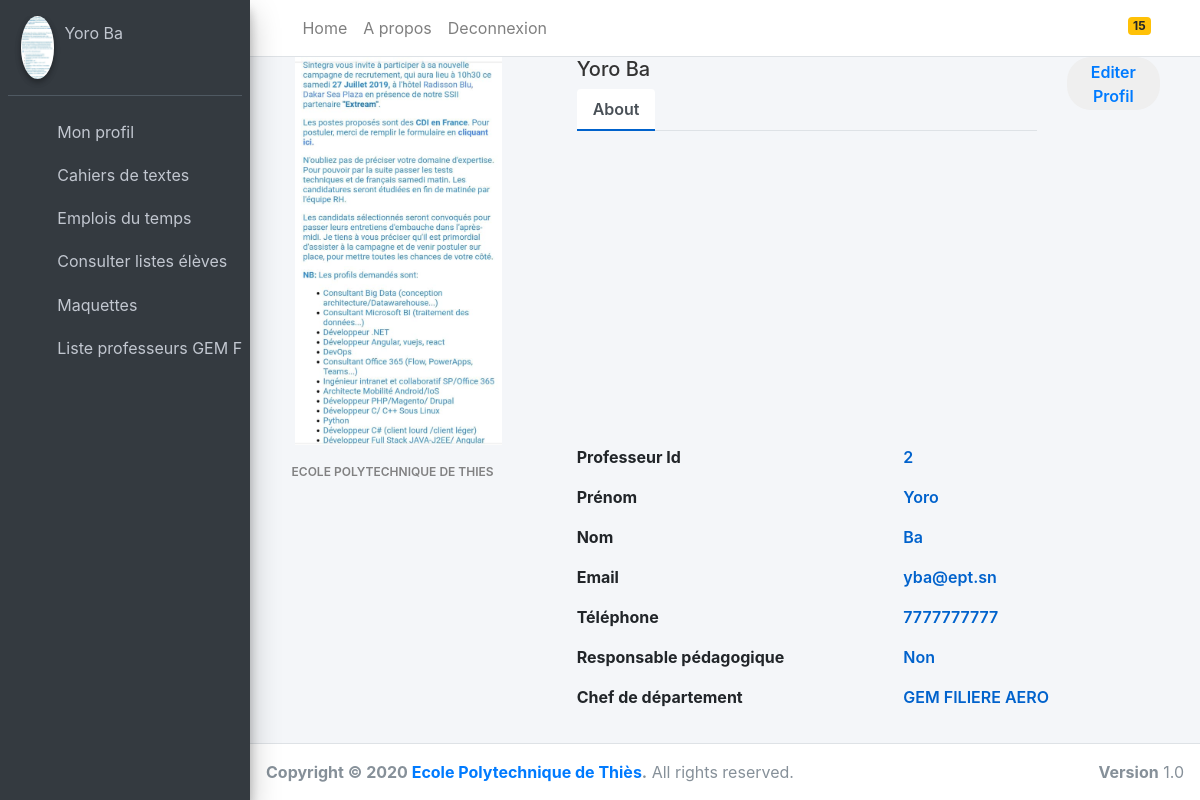
/authentification/profilProfesseur/2/, run on the app's committed database.
### authentification/models.py (models this page shows)
class Professeur(models.Model):
    prenom = models.CharField(max_length=40)
    nom = models.CharField(max_length=20)
    email = models.EmailField(unique=True, null=False)
    telephone = models.IntegerField()
    respClasse = models.CharField(default='Non', max_length=40)
    respDept = models.CharField(default='Non', max_length=40)
    genre = models.CharField(max_length=20, default='genre',null=True)
    profil = models.ImageField(upload_to="photos/",default='/media/photos/avatar1.png/')
    mot_de_passe = models.CharField(null=False, max_length=40)

class Departement(models.Model):
    nom_dept = models.CharField('nom_dept', max_length=30)
    systeme = models.CharField('nom_dept', max_length=30, default='semestriel')
    chef_dept = models.ForeignKey('Professeur',on_delete=models.CASCADE, default="1")

### authentification/views.py (the view)
# urls.py: path('profilProfesseur/<int:cle>/', views.ProfilProf, name='profilProf'),
def ProfilProf(request,cle):
	eleve = Eleve.objects.all()
	classe = Classe.objects.all()
	dept = Departement.objects.all()
	pr = Professeur.objects.get(pk=cle)
	return render(request, 'registration/profilProf.html', {'prof':pr,'dept':dept,'classe':classe,'eleve':eleve})

### authentification/Templates/registration/profilProf.html (shortened to what this page needs)
{% extends "registration/baseProf.html" %}
{% block links %}
    {% load static %}
    <link href="{% static "profil/fichierCss.css" %}" rel="stylesheet">
    <link href="{% static "profil/bootstrap.min.css" %}" rel="stylesheet" id="bootstrap-css">
{% endblock %}
{% block content %}
<div class="content-wrapper">
    <div class="row">
        <div class="col-md-4">
            <div class="profile-img">
                <img src="{{ prof.profil.url }}" alt="Image Not Found"/>
            </div>
        </div>
        <div class="col-md-6">
            <div class="profile-head">
                        <h5>
                            {{ prof.prenom }} {{ prof.nom }}
                        </h5>
                <ul class="nav nav-tabs" id="myTab" role="tablist">
                    <li class="nav-item">
                        <a class="nav-link active" id="home-tab" data-toggle="tab" href="#" role="tab" aria-controls="home" aria-selected="true">About</a>
                    </li>
                </ul>
            </div>
        </div>
        <div class="col-md-2">
            <button class="profile-edit-btn">
                <a href="#">Editer Profil</a>
            </button>
        </div>
    </div>
    <div class="row">
        <div class="col-md-4">
            <div class="profile-work">
                <p>ECOLE POLYTECHNIQUE DE THIES</p>
            </div>
        </div>
        <div class="col-md-8">
            <div class="tab-content profile-tab" id="myTabContent">
                <div class="tab-pane fade show active" id="home" role="tabpanel" aria-labelledby="home-tab">
                            <div class="row">
                                <div class="col-md-6">
                                    <label>Professeur Id</label>
                                </div>
                                <div class="col-md-6">
                                    <p>{{ prof.pk }}</p>
                                </div>
                            </div>
                            <div class="row">
                                <div class="col-md-6">
                                    <label>Prénom</label>
                                </div>
                                <div class="col-md-6">
                                    <p>{{ prof.prenom }}</p>
                                </div>
                            </div>
                            <div class="row">
                                <div class="col-md-6">
                                    <label>Nom</label>
                                </div>
                                <div class="col-md-6">
                                    <p>{{ prof.nom }}</p>
                                </div>
                            </div>
                            <div class="row">
                                <div class="col-md-6">
                                    <label>Email</label>
                                </div>
                                <div class="col-md-6">
                                    <p>{{ prof.email }}</p>
                                </div>
                            </div>
                            <div class="row">
                                <div class="col-md-6">
                                    <label>Téléphone</label>
                                </div>
                                <div class="col-md-6">
                                    <p>{{ prof.telephone }}</p>
                                </div>
                            </div>
                            <div class="row">
                                <div class="col-md-6">
                                    <label>Responsable pédagogique</label>
                                </div>
                                <div class="col-md-6">
                                    <p>{{ prof.respClasse }}</p>
                                </div>
                            </div>
                            <div class="row">
                                <div class="col-md-6">
                                    <label>Chef de département</label>
                                </div>
                                <div class="col-md-6">
                                    <p>{{ prof.respDept }}</p>
                                </div>
                            </div>
                </div>
            </div>
        </div>
    </div>
</div>
{% endblock %}

### authentification/Templates/registration/baseProf.html (shortened to what this page needs)
{% load static %}
<!DOCTYPE html>
<html>
<head>
  <link rel="stylesheet" href="{% static "dashboard/plugins/fontawesome-free/css/all.min.css" %}">
  <link rel="stylesheet" href="{% static "dashboard/ionicons.min.css" %}">
  <link rel="stylesheet" href="{% static "dashboard/plugins/tempusdominus-bootstrap-4/css/tempusdominus-bootstrap-4.min.css" %}">
  <link rel="stylesheet" href="{% static "dashboard/plugins/icheck-bootstrap/icheck-bootstrap.min.css" %}">
  <link rel="stylesheet" href="{% static "dashboard/plugins/jqvmap/jqvmap.min.css" %}">
  <link rel="stylesheet" href="{% static "dashboard/dist/css/adminlte.min.css" %}">
  <link rel="stylesheet" href="{% static "dashboard/plugins/overlayScrollbars/css/OverlayScrollbars.min.css" %}">
  <link rel="stylesheet" href="{% static "dashboard/plugins/daterangepicker/daterangepicker.css" %}">
  <link rel="stylesheet" href="{% static "dashboard/plugins/summernote/summernote-bs4.css" %}">
  <link rel="stylesheet" href="{% static "dashboard/cameïrou.css" %}">
  {% block links %}{% endblock %}
</head>
<body class="hold-transition sidebar-mini layout-fixed">
<div class="wrapper">
  {% block navbar %}
  <nav class="main-header navbar navbar-expand navbar-white navbar-light">
    <ul class="navbar-nav">
      <li class="nav-item">
        <a class="nav-link" data-widget="pushmenu" href="#"><i class="fas fa-bars"></i></a>
      </li>
      <li class="nav-item d-none d-sm-inline-block">
        <a href="registration/dashboardProfesseur.html" class="nav-link">Home</a>
      </li>
      <li class="nav-item d-none d-sm-inline-block">
        <a href="#" class="nav-link">A propos</a>
      </li>
      <li class="nav-item d-none d-sm-inline-block">
        <a href="{% url 'connexion' %}" class="nav-link">Deconnexion</a>
      </li>
    </ul>
    <ul class="navbar-nav ml-auto">
      <li class="nav-item dropdown">
        <a class="nav-link" data-toggle="dropdown" href="#">
          <span class="badge badge-warning navbar-badge">15</span>
        </a>
      </li>
      <li class="nav-item">
        <a class="nav-link" data-widget="control-sidebar" data-slide="true" href="#">
          <i class="fas fa-th-large"></i>
        </a>
      </li>
    </ul>
  </nav>
  {% endblock %}
  <aside class="main-sidebar sidebar-dark-primary elevation-4">
    <div class="sidebar">
      <div class="user-panel mt-3 pb-3 mb-3 d-flex">
        <div class="image">
          <img src="{{ prof.profil.url }}" class="img-circle elevation-2" alt="User Image">
        </div>
        <div class="info">
          <a href="{% url 'profilProf' prof.pk %}" class="d-block">{{prof.prenom}} {{prof.nom}}</a>
        </div>
      </div>
      <nav class="mt-2">
        <ul class="nav nav-pills nav-sidebar flex-column" data-widget="treeview" role="menu" data-accordion="false">
          <li class="nav-item has-treeview">
            <a href="{% url 'profilProf' prof.pk %}" class="nav-link">
              <i class="nav-icon far fa-image"></i>
              <p>
                Mon profil
              </p>
            </a>
          </li>
          <li class="nav-item">
            <a href="{% url 'CDT' 2 prof.pk %}" class="nav-link">
              <i class="nav-icon fas fa-book"></i>
              <p>
                Cahiers de textes
              </p>
            </a>
          </li>
          <li class="nav-item">
            <a href="{% url 'EDT' 2 prof.pk %}" class="nav-link">
              <i class="nav-icon fas fa-book"></i>
              <p>
                Emplois du temps
              </p>
            </a>
          </li>
          <li class="nav-item has-treeview">
            <a href="#" class="nav-link">
              <i class="nav-icon fas fa-book"></i>
              <p>
                Consulter listes élèves
              </p>
            </a>
          </li>
          <li class="nav-item has-treeview">
            <a href="{% url 'Maquette' 2 prof.pk %}" class="nav-link">
              <i class="nav-icon fas fa-book"></i>
              <p>
                Maquettes
              </p>
            </a>
          </li>
          {% for d in dept %}
            {% if prof.respDept == d.nom_dept %}
                <li class="nav-item has-treeview">
                  <a href="#" class="nav-link">
                    <i class="nav-icon fas fa-book"></i>
                    <p>
                      Liste professeurs {{d.nom_dept}}
                    </p>
                  </a>
                </li>
            {% endif %}
          {% endfor %}
        </ul>
      </nav>
    </div>
  </aside>
  {% block content %}{% endblock %}
  {% block footer %}
  <footer class="main-footer">
    <strong>Copyright &copy; 2020 <a href="http://ept.sn">Ecole Polytechnique de Thiès</a>.</strong>
    All rights reserved.
    <div class="float-right d-none d-sm-inline-block">
      <b>Version</b> 1.0
    </div>
  </footer>
  {% endblock %}
</div>
</body>
</html>

### authentification/static/profil/fichierCss.css (style rules this page uses)
body { background: -webkit-linear-gradient(left, #3931af, #00c6ff); }
.profile-img { text-align: center; }
.profile-img img { width: 70%; height: 100%; }
.profile-head h5 { color: #333; }
.profile-edit-btn { border: none; border-radius: 1.5rem; width: 70%; padding: 2%; font-weight: 600; color: #6c757d; cursor: pointer; }
.profile-head .nav-tabs { margin-bottom:5%; }
.profile-head .nav-tabs .nav-link { font-weight:600; border: none; }
.profile-head .nav-tabs .nav-link.active { border: none; border-bottom:2px solid #0062cc; }
.profile-work { padding: 14%; margin-top: -15%; }
.profile-work p { font-size: 12px; color: #818182; font-weight: 600; margin-top: 10%; }
.profile-tab label { font-weight: 600; }
.profile-tab p { font-weight: 600; color: #0062cc; }

### data on the page
Professeur: profil (picture), prenom "Yoro", nom "Ba", pk "2", email "yba@ept.sn", telephone "7777777777", respClasse "Non", respDept "GEM FILIERE AERO"
Departement: nom_dept "GEM…"
